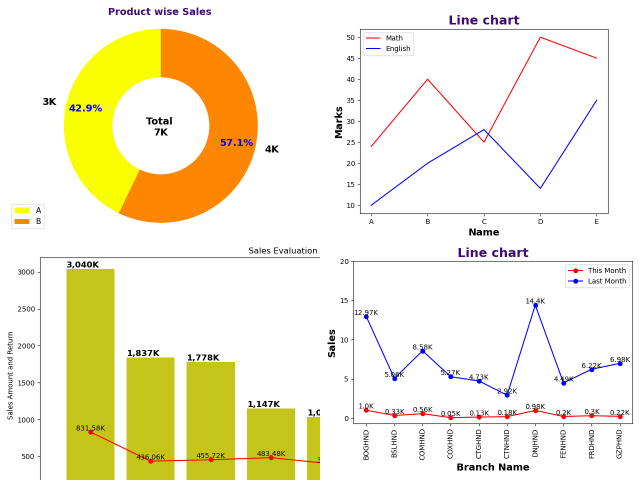
#> input picture 4 Join Image.png, 1280 x 960 px, given in place of Assignment8.png, which was not available (shown at 1/2 size)
$ python Assignment8.py
#> lines starting #> are read from the running program, lines starting #| are printed output that depends on the picture; pictures that were not available may be replaced by others from this repository, and a replacement may not be noted
import matplotlib.pyplot as plt
import matplotlib.patches as patches
from PIL import Image

left, width = 0.0, .19
bottom, height = 0, 1
right = left + width
top = 1

fig = plt.figure(figsize=(6, 4))
ax = fig.add_axes([0, 0, 1, 1])  # Left, Bottom, Width, Height

for item in [fig, ax]:
    item.patch.set_visible(False)
    fig.patch.set_visible(False)
    ax.axis('off')

p = patches.Rectangle(
    (left, bottom), width, height,
    color='y'
)
ax.add_patch(p)


kpi_label = 'MHK'
retuen_p = '125K'
ax.text(.5 * (left + right), .55 * (bottom + top), kpi_label,
        ha='center', va='center',
        fontsize=24, color='black',
        transform=ax.transAxes)
ax.text(.5 * (left + right), .3 * (bottom + top), retuen_p,
        ha='center', va='center',
        fontsize=24, color='black',
        transform=ax.transAxes)

left, width = .20, .19
bottom, height = .0, 1
right = left + width
top = 1

p = patches.Rectangle(
    (left, bottom), width, height,
    color='#6a9aba'
)
ax.add_patch(p)

kpi_label2 = 'FRD'
retuen_p2 = '80K'
ax.text(.5 * (left + right), .55 * (bottom + top), kpi_label2,
        ha='center', va='center',
        fontsize=24, color='black',
        transform=ax.transAxes)
ax.text(.5 * (left + right), .3 * (bottom + top), retuen_p2,
        ha='center', va='center',
        fontsize=24, color='black',
        transform=ax.transAxes)

left, width = .40, .19
bottom, height = .0, 1
right = left + width
top = 1

p = patches.Rectangle(
    (left, bottom), width, height,
    color='#39116e'
)
ax.add_patch(p)

kpi_label3 = 'RNG'
retuen_p3 = '240K'
ax.text(.5 * (left + right), .55 * (bottom + top), kpi_label3,
        ha='center', va='center',
        fontsize=24, color='black',
        transform=ax.transAxes)
ax.text(.5 * (left + right), .3 * (bottom + top), retuen_p3,
        ha='center', va='center',
        fontsize=24, color='black',
        transform=ax.transAxes)

left, width = .60, .19
bottom, height = .0, 1
right = left + width
top = 1

p = patches.Rectangle(
    (left, bottom), width, height,
    color='#e15da7'
)
ax.add_patch(p)

kpi_label4 = 'MOT'
retuen_p4 = '180K'
ax.text(.5 * (left + right), .55 * (bottom + top), kpi_label4,
        ha='center', va='center',
        fontsize=24, color='black',
        transform=ax.transAxes)
ax.text(.5 * (left + right), .3 * (bottom + top), retuen_p4,
        ha='center', va='center',
        fontsize=24, color='black',
        transform=ax.transAxes)

left, width = .80, .20
bottom, height = .0, 1
right = left + width
top = 1

p = patches.Rectangle(
    (left, bottom), width, height,
    color='#98520d'
)
ax.add_patch(p)

kpi_label5 = 'MIR'
retuen_p5 = '45K'
ax.text(.5 * (left + right), .55 * (bottom + top), kpi_label5,
        ha='center', va='center',
        fontsize=24, color='Black',
        transform=ax.transAxes)
ax.text(.5 * (left + right), .3 * (bottom + top), retuen_p5,
        ha='center', va='center',
        fontsize=24, color='Black',
        transform=ax.transAxes)
plt.savefig('Assignment8.png')
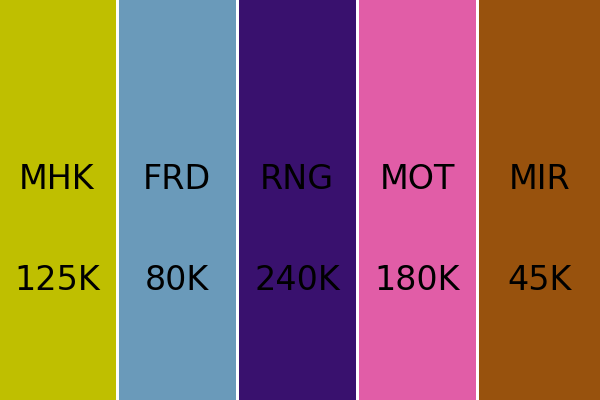
#> figure drawn by matplotlib, 1 panel

img1 = Image.open("D:/Python/New training/Day2/day_2/Assignment8.png")
#> img1 is the input picture: PIL image 1280x960 RGB; mean R, G, B 244.7, 238.9, 212.5
img2 = Image.open("D:/Python/New training/Day2/day_2/task.png")
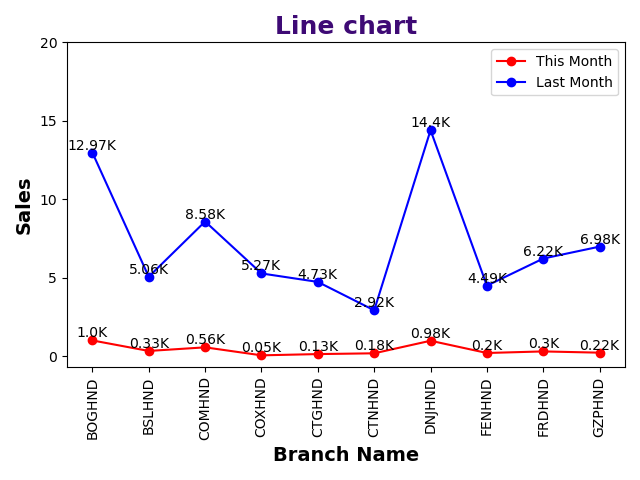
#> input picture task.png, 640 x 480 px, found by its file name
#> img2 is the input picture: PIL image 640x480 RGBA; mean R, G, B, A 245.4, 243.8, 246.2, 255

width, height = img1.size
#> width = 1280; height = 960
imageSize = Image.new('RGB', (1200, 800))
#> imageSize: PIL image 1200x800 RGB; every value is 0
imageSize.paste(img1, (0, 0))
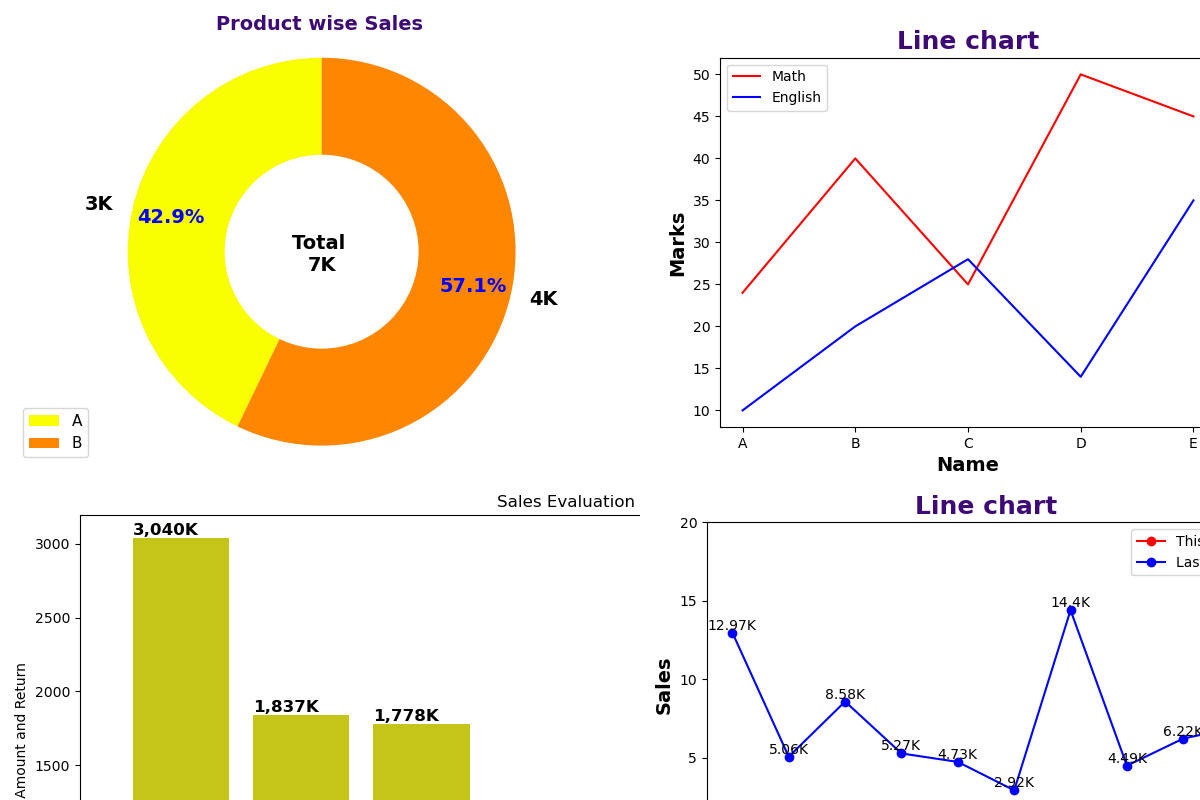
#> imageSize: PIL image 1200x800 RGB; mean R, G, B 247.7, 240.9, 218.1
imageSize.paste(img2, (0, height))

imageSize.save("Assignment Join Image.png")
print("Two Image Join Success")
print('Complete')
img = Image.open("D:/Python/New training/Day2/day_2/Two Join Image.png")
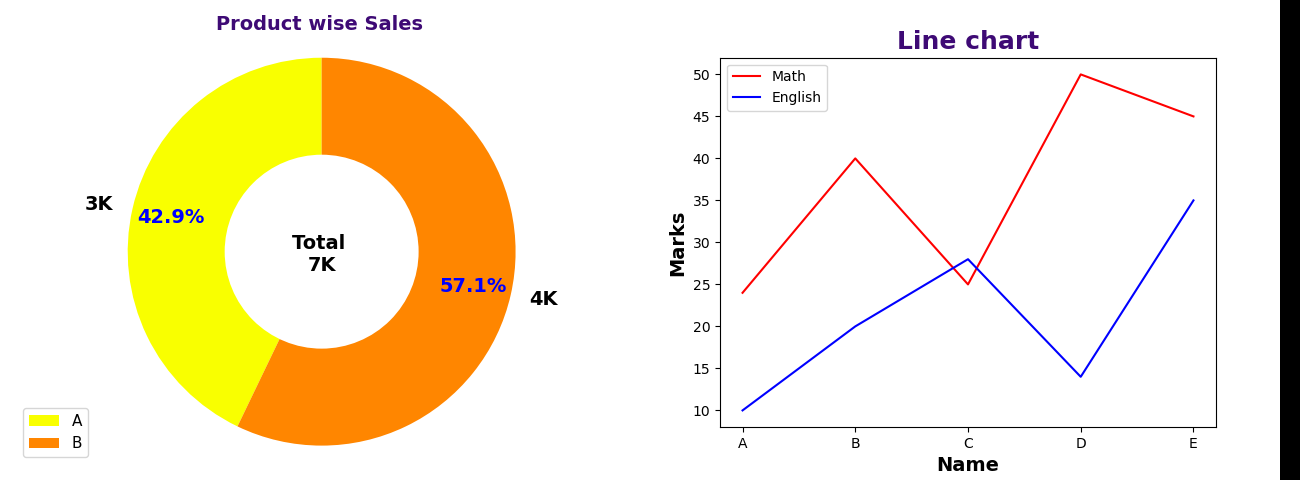
#> input picture Two Join Image.png, 1300 x 480 px, found by its file name
#> img is the input picture: PIL image 1300x480 RGB; mean R, G, B 247.1, 236.9, 211.8
img.show()
